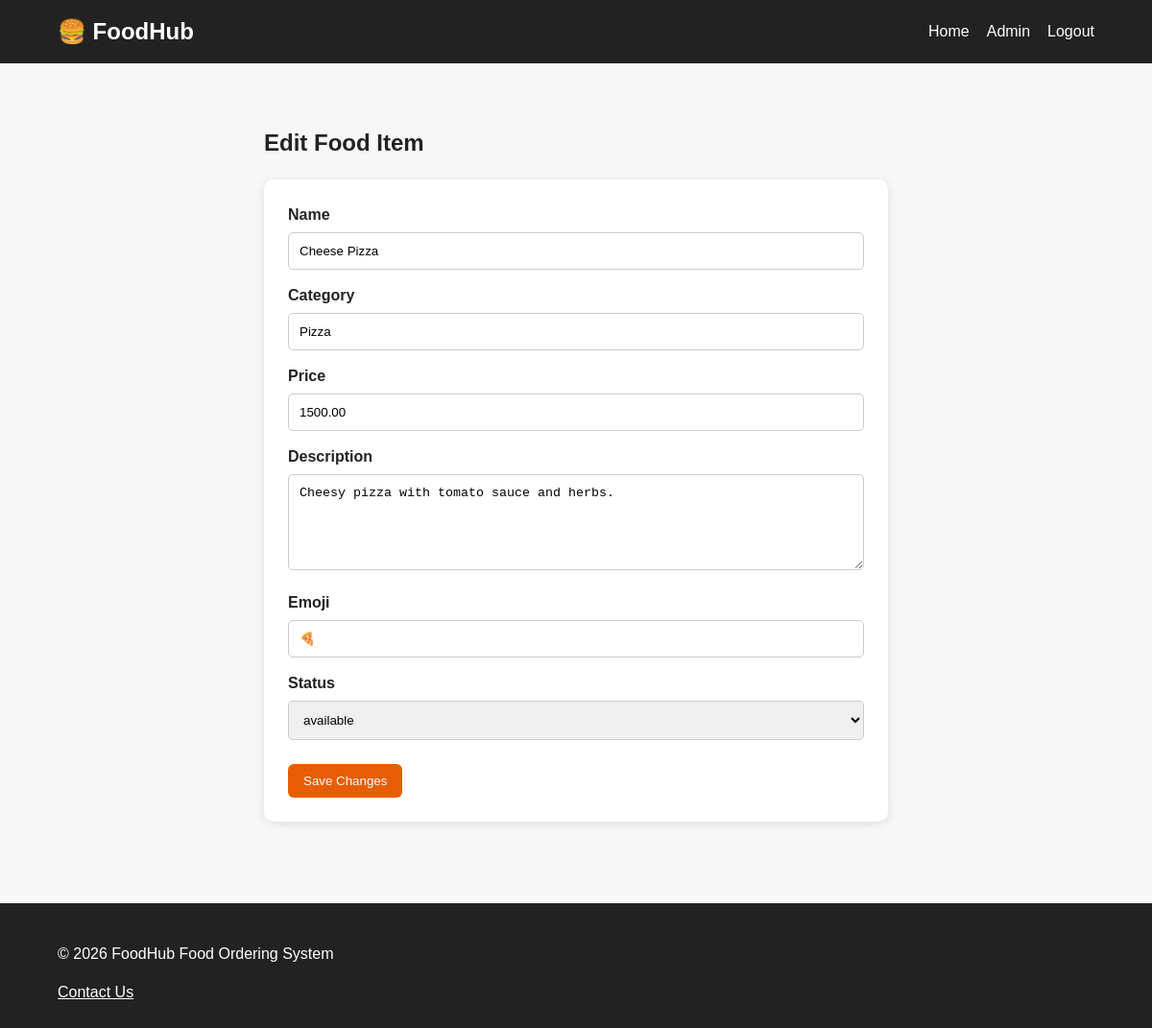
Page /admin/item_edit.php?id=2 (signed in) on the committed database.
### tables this page shows
CREATE TABLE items (
 id INT AUTO_INCREMENT PRIMARY KEY,
 name VARCHAR(150) NOT NULL,
 category VARCHAR(100) NOT NULL,
 price DECIMAL(10,2) NOT NULL,
 description TEXT,
 emoji VARCHAR(20) DEFAULT '🍽️',
 status ENUM('available','unavailable') NOT NULL DEFAULT 'available',
 created_at TIMESTAMP DEFAULT CURRENT_TIMESTAMP
);

### includes/functions.php (called while the page is built, shortened)
<?php
function e($value) {
    return htmlspecialchars($value ?? '', ENT_QUOTES, 'UTF-8');
}
?>

### admin/item_edit.php (the view, shortened to what this page needs)
<?php
require_once '../includes/db.php'; require_once '../includes/functions.php'; require_admin(); $id=(int)($_GET['id']??0);
$st=$conn->prepare("SELECT * FROM items WHERE id=?");$st->bind_param("i",$id);$st->execute();$item=$st->get_result()->fetch_assoc();if(!$item)die("Item not found.");
?>
<!DOCTYPE html><html><head><meta charset="UTF-8"><meta name="viewport" content="width=device-width,initial-scale=1"><title>Edit Item</title><link rel="stylesheet" href="../css/style.css"></head><body><?php include '../includes/header.php';?><main class="container form-page"><h2>Edit Food Item</h2><form method="post" class="form-card"><label>Name<input name="name" value="<?=e($item['name'])?>" required></label><label>Category<input name="category" value="<?=e($item['category'])?>" required></label><label>Price<input type="number" step="0.01" min="0" name="price" value="<?=e($item['price'])?>" required></label><label>Description<textarea name="description"><?=e($item['description'])?></textarea></label><label>Emoji<input name="emoji" value="<?=e($item['emoji'])?>"></label><label>Status<select name="status"><option <?= $item['status']==='available'?'selected':''?>>available</option><option <?= $item['status']==='unavailable'?'selected':''?>>unavailable</option></select></label><button class="btn">Save Changes</button></form></main><?php include '../includes/footer.php';?></body></html>

### css/style.css (style rules this page uses)
* { box-sizing:border-box }
body { margin:0;font-family:Arial,sans-serif;background:#f7f7f7;color:#222;line-height:1.5 }
.container { width:90%;max-width:1150px;margin:auto }
.btn { display:inline-block;background:#e85d04;color:#fff;border:0;border-radius:6px;padding:10px 16px;text-decoration:none;cursor:pointer;margin-top:10px }
.form-page { max-width:650px;padding:45px 0 }
.form-card { background:#fff;padding:25px;border-radius:10px;box-shadow:0 2px 10px #ddd }
.form-card label { display:block;font-weight:bold;margin-bottom:15px }
.form-card input,.form-card textarea,.form-card select { width:100%;padding:11px;margin-top:6px;border:1px solid #ccc;border-radius:5px }
.form-card textarea { min-height:100px }

### rows in the picture
items: name "Cheese Pizza", category "Pizza", price "1500.00", description "Cheesy pizza with tomato sauce and herbs.", emoji "🍕", status "available"
